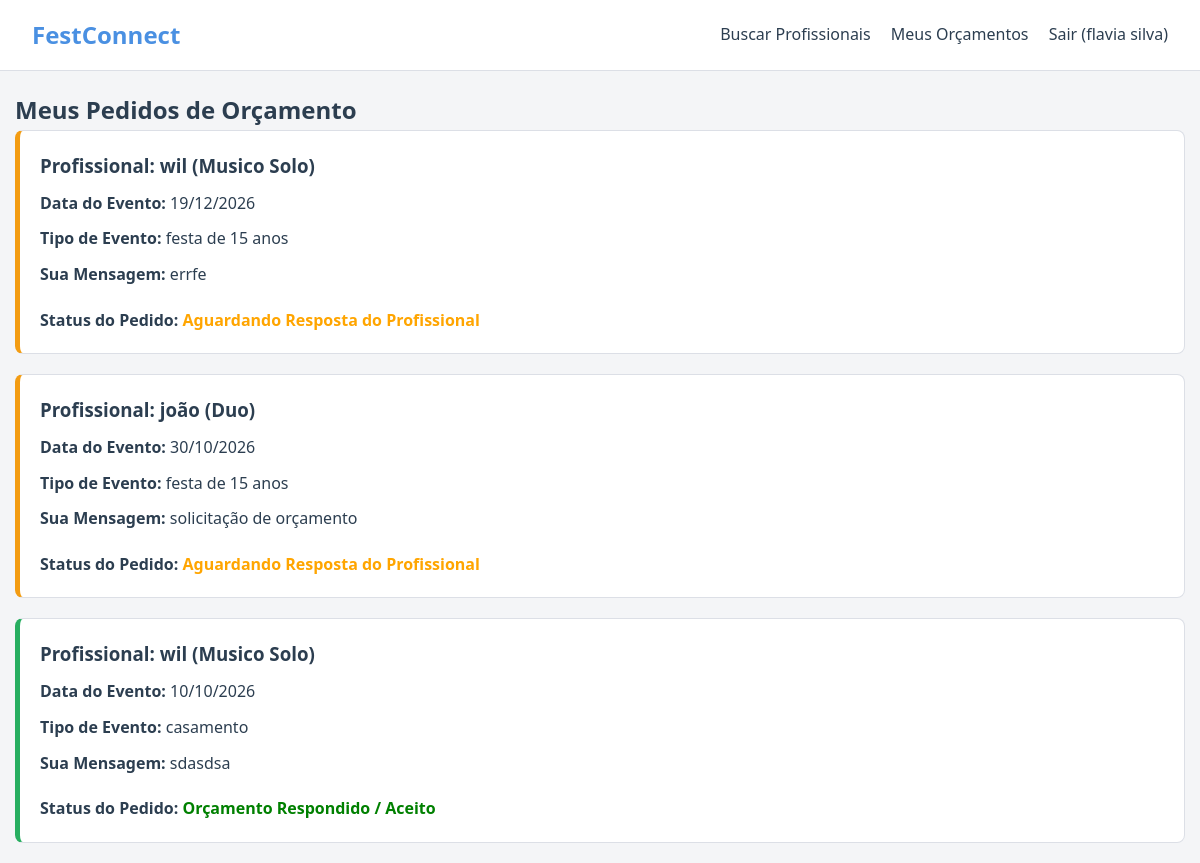
Page /meus-orcamentos.php (signed in) on the committed database.
### tables this page shows
CREATE TABLE IF NOT EXISTS `orcamencos` (
  `id` int NOT NULL AUTO_INCREMENT,
  `cliente_id` int NOT NULL,
  `profissional_id` int NOT NULL,
  `data_evento` date NOT NULL,
  `tipo_evento` varchar(50) NOT NULL,
  `mensagem` text NOT NULL,
  `resposta_profissional` text,
  `valor_proposto` decimal(10,2) DEFAULT NULL,
  `status` enum('pendente','aceito','recusado') NOT NULL DEFAULT 'pendente',
  `criado_em` timestamp NULL DEFAULT CURRENT_TIMESTAMP,
  PRIMARY KEY (`id`),
  KEY `cliente_id` (`cliente_id`),
  KEY `profissional_id` (`profissional_id`)
);

CREATE TABLE IF NOT EXISTS `usuarios` (
  `id` int NOT NULL AUTO_INCREMENT,
  `nome` varchar(100) NOT NULL,
  `email` varchar(100) NOT NULL,
  `senha` varchar(255) NOT NULL,
  `tipo` enum('cliente','profissional') NOT NULL DEFAULT 'cliente',
  `criado_em` timestamp NULL DEFAULT CURRENT_TIMESTAMP,
  PRIMARY KEY (`id`),
  UNIQUE KEY `email` (`email`)
);

CREATE TABLE IF NOT EXISTS `perfis_profissionais` (
  `id` int NOT NULL AUTO_INCREMENT,
  `usuario_id` int NOT NULL,
  `categoria` enum('DJ','Banda','Musico Solo','Duo','Fotografo','Tecnico de Som','Iluminacao','Cerimonialista') NOT NULL,
  `descricao` text,
  `localizacao` varchar(100) NOT NULL,
  `faixa_preco` decimal(10,2) NOT NULL DEFAULT '0.00',
  `contato_whatsapp` varchar(20) DEFAULT NULL,
  PRIMARY KEY (`id`),
  KEY `usuario_id` (`usuario_id`)
);

### meus-orcamentos.php (the view, shortened to what this page needs)
<?php
require_once 'config/database.php';
$cliente_id = $_SESSION['usuario_id'];
$stmt = $pdo->prepare("
    SELECT o.*,
           p.id AS perfil_id,
           p.categoria,
           u.nome AS profissional_nome,
           p.contato_whatsapp
    FROM orcamencos o
    JOIN perfis_profissionais p ON o.profissional_id = p.id
    JOIN usuarios u ON p.usuario_id = u.id
    WHERE o.cliente_id = :cid
    ORDER BY o.id DESC
");
$stmt->execute([':cid' => $cliente_id]);
$solicitacoes = $stmt->fetchAll();
require_once 'includes/header.php';
?>
<h2>Meus Pedidos de Orçamento</h2>
<?php if (count($solicitacoes) > 0): ?>
    <?php foreach ($solicitacoes as $sol): ?>
        <div class="card" style="margin-bottom: 20px; padding: 20px; border-left: 5px solid <?php
            echo $sol['status'] === 'aceito' ? '#27ae60' : ($sol['status'] === 'recusado' ? '#e74c3c' : '#f39c12');
        ?>;">
            <h3>Profissional: <?php echo htmlspecialchars($sol['profissional_nome']); ?> (<?php echo htmlspecialchars($sol['categoria']); ?>)</h3>
            <p><strong>Data do Evento:</strong> <?php echo date('d/m/Y', strtotime($sol['data_evento'])); ?></p>
            <p><strong>Tipo de Evento:</strong> <?php echo htmlspecialchars($sol['tipo_evento']); ?></p>
            <p><strong>Sua Mensagem:</strong> <?php echo nl2br(htmlspecialchars($sol['mensagem'])); ?></p>
            <p style="margin-top: 10px;">
                <strong>Status do Pedido:</strong>
                <span style="font-weight:bold; color: <?php echo $sol['status'] === 'aceito' ? 'green' : ($sol['status'] === 'recusado' ? 'red' : 'orange'); ?>;">
                    <?php
                        if ($sol['status'] === 'aceito') echo "Orçamento Respondido / Aceito";
                        elseif ($sol['status'] === 'recusado') echo "Recusado / Data Indisponível";
                        else echo "Aguardando Resposta do Profissional";
                    ?>
                </span>
            </p>
        </div>
    <?php endforeach; ?>
<?php else: ?>
    <p>Você ainda não realizou nenhuma solicitação de orçamento.</p>
<?php endif; ?>
</div>
</body>
</html>

### assets/css/style.css (style rules this page uses)
:root { --primary-color: #4a90e2; --primary-hover: #357abd; --bg-color: #f4f5f7; --card-bg: #ffffff; --text-color: #2c3e50; --border-color: #dcdfe6; --accent-color: #e67e22; }
* { box-sizing: border-box; margin: 0; padding: 0; font-family: 'Segoe UI', Tahoma, Geneva, Verdana, sans-serif; }
body { background-color: var(--bg-color); color: var(--text-color); line-height: 1.6; }
.card { background: var(--card-bg); border: 1px solid var(--border-color); padding: 15px; border-radius: 8px; display: flex; flex-direction: column; gap: 10px; }

### rows in the picture
orcamencos: usuarios.nome "wil", perfis_profissionais.categoria "Musico Solo", data_evento "19/12/2026", tipo_evento "festa de 15 anos", mensagem "errfe", status "Aguardando Resposta do Profissional"
orcamencos: usuarios.nome "joão", perfis_profissionais.categoria "Duo", data_evento "30/10/2026", tipo_evento "festa de 15 anos", mensagem "solicitação de orçamento", status "Aguardando Resposta do Profissional"
orcamencos: usuarios.nome "wil", perfis_profissionais.categoria "Musico Solo", data_evento "10/10/2026", tipo_evento "casamento", mensagem "sdasdsa", status "Orçamento Respondido / Aceito"

### other values in the picture
$_SESSION['usuario_nome'] "flavia silva"
